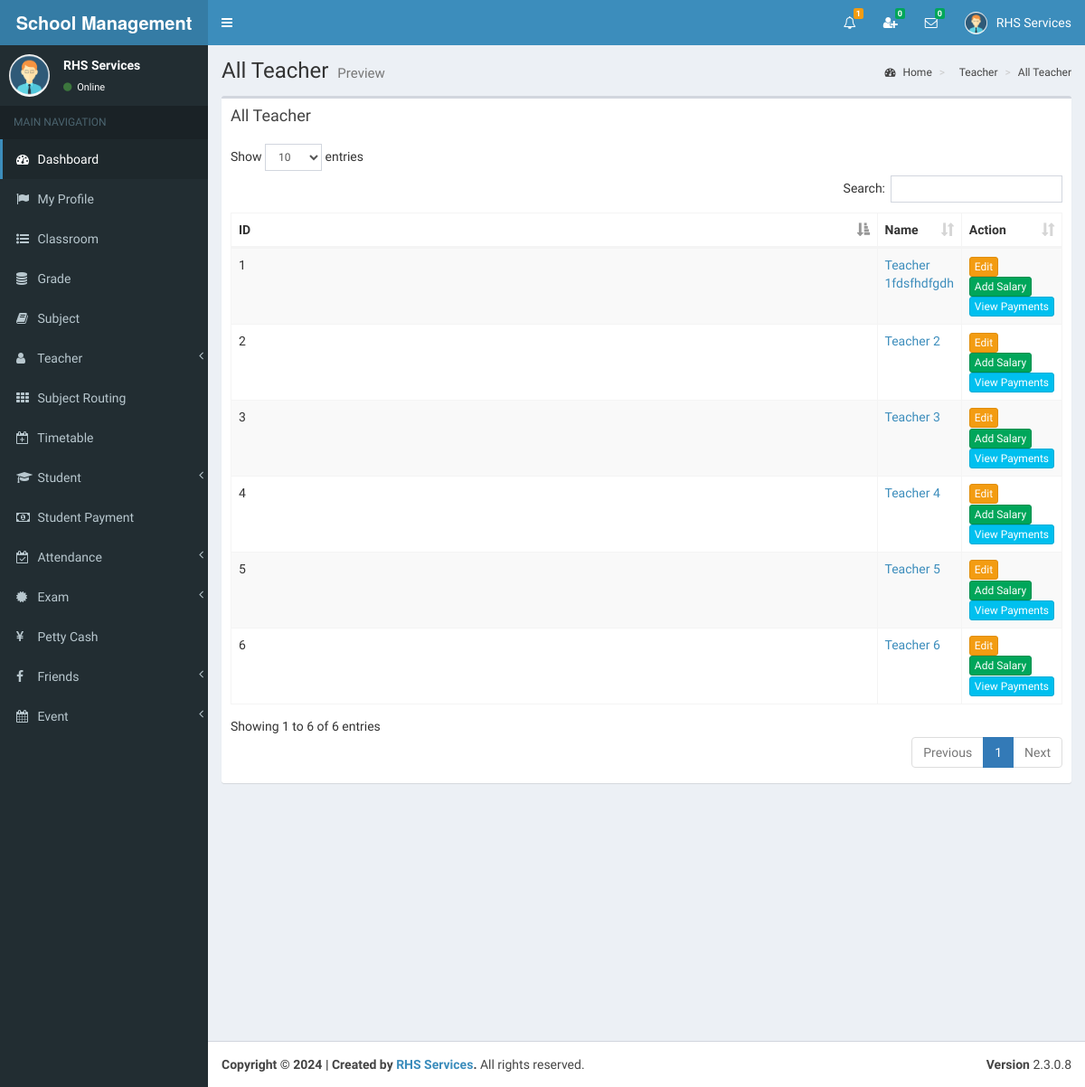
/view/all_teacher.php (signed in), run on the app's committed database.
### tables this page shows
CREATE TABLE `teacher` (
  `id` int(11) NOT NULL,
  `full_name` varchar(255) NOT NULL,
  `i_name` varchar(255) NOT NULL,
  `gender` varchar(255) NOT NULL,
  `address` varchar(255) NOT NULL,
  `phone` varchar(255) NOT NULL,
  `email` varchar(255) NOT NULL,
  `image_name` varchar(255) NOT NULL,
  `index_number` bigint(11) NOT NULL,
  `reg_date` date NOT NULL
);

### view/all_teacher.php (the view, shortened to what this page needs)
<?php include_once('head.php'); ?>
<?php include_once('header_admin.php'); ?>
<?php include_once('sidebar.php'); ?>
<div class="content-wrapper">
    <section class="content-header">
    	<h1>
        	All Teacher
            <small>Preview</small>
        </h1>
        <ol class="breadcrumb">
        	<li><a href="#"><i class="fa fa-dashboard"></i> Home</a></li>
            <li><a href="#"><i class="fa fa-teacher"></i> Teacher</a></li>
            <li><a href="#"> All Teacher</a></li>
         </ol>
     </section>
    <section class="content" >
        <div class="row" id="table1">
            <div class="col-md-8">
                <div class="box">
                    <div class="box-header">
                        <h3 class="box-title">All Teacher</h3>
                    </div>
                    <div class="box-body table-responsive">
                        <table id="example1" class="table table-bordered table-striped">
                            <thead>
                                <th class="col-md-1">ID</th>
                                <th class="col-md-3">Name</th>
                                <th class="col-md-4">Action</th>
                            </thead>
                            <tbody>
<?php
include_once('../controller/config.php');
$sql="SELECT * FROM teacher";
$result=mysqli_query($conn,$sql);
$count = 0;
$cant_remove1=0;
$cant_remove2=0;
$cant_remove3=0;
$cant_remove4=0;
$cant_remove5=0;
$cant_remove6=0;
$cant_remove7=0;
$cant_remove8=0;
$cant_remove9=0;
$cant_remove10=0;
if(mysqli_num_rows($result) > 0){
	while($row=mysqli_fetch_assoc($result)){
    	$count++;
		$id=$row['id'];
		$index=$row['index_number'];
?>
                                <tr>
                                    <td><?php echo $count; ?></td>
                                    <td id="td1_<?php echo $row['id']; ?>">
                                    	<a href="#modalViewform" onClick="showModal1(this)" class=""  data-id="<?php echo $row["id"]; ?>" data-toggle="modal">
											<?php echo $row['i_name']; ?>
                                        </a>
                                    </td>
                                    <td>
<?php
$sql1="SELECT * FROM subject_routing WHERE teacher_id='$id'";
$result1=mysqli_query($conn,$sql1);
if(mysqli_num_rows($result1) > 0){
	$cant_remove1=1;
}else{
	$cant_remove1=0;
}
$sql2="SELECT * FROM timetable WHERE teacher_id='$id'";
$result2=mysqli_query($conn,$sql2);
if(mysqli_num_rows($result2) > 0){
	$cant_remove2=1;
}else{
	$cant_remove2=0;
}
$sql3="SELECT * FROM teacher_attendance WHERE index_number='$index'";
$result3=mysqli_query($conn,$sql3);
if(mysqli_num_rows($result3) > 0){
	$cant_remove3=1;
}else{
	$cant_remove3=0;
}
$sql4="SELECT * FROM teacher_salary WHERE index_number='$index'";
$result4=mysqli_query($conn,$sql4);
if(mysqli_num_rows($result4) > 0){
	$cant_remove4=1;
}else{
	$cant_remove4=0;
}
$sql5="SELECT * FROM teacher_salary_history WHERE index_number='$index'";
$result5=mysqli_query($conn,$sql5);
if(mysqli_num_rows($result5) > 0){
	$cant_remove5=1;
}else{
	$cant_remove5=0;
}
$sql6="SELECT * FROM my_friends WHERE friend_index='$index'";
$result6=mysqli_query($conn,$sql6);
if(mysqli_num_rows($result6) > 0){
	$cant_remove6=1;
}else{
	$cant_remove6=0;
}
$sql7="SELECT * FROM online_chat WHERE user_index='$index' AND user_type='Teacher'";
$result7=mysqli_query($conn,$sql7);
if(mysqli_num_rows($result7) > 0){
	$cant_remove7=1;
}else{
	$cant_remove7=0;
}
$sql8="SELECT * FROM petty_cash WHERE received_by='$index' AND received_type='Teacher'";
$result8=mysqli_query($conn,$sql8);
if(mysqli_num_rows($result8) > 0){
	$cant_remove8=1;
}else{
	$cant_remove8=0;
}
$sql9="SELECT * FROM petty_cash_history WHERE received_by='$index' AND received_type='Teacher'";
$result9=mysqli_query($conn,$sql9);
if(mysqli_num_rows($result9) > 0){
	$cant_remove9=1;
}else{
	$cant_remove9=0;
}
$sql10="SELECT * FROM events WHERE create_by='$index' AND creator_type='Teacher'";
$result10=mysqli_query($conn,$sql10);
if(mysqli_num_rows($result10) > 0){
	$cant_remove10=1;
}else{
	$cant_remove10=0;
}
if($cant_remove1 > 0 || $cant_remove2 > 0 || $cant_remove3 > 0 || $cant_remove4 > 0 || $cant_remove5 > 0 || $cant_remove6 > 0 || $cant_remove7 > 0 || $cant_remove8 > 0 || $cant_remove9 > 0 || $cant_remove10 > 0){
	echo '<a href="#modalUpdateform" onClick="showModal(this)" class="btn btn-warning btn-xs" data-id="'.$id.'" data-toggle="modal">Edit</a>';
	echo ' <a href="#" onClick="addSalary(this)" class="btn btn-success btn-xs"  data-id="'.$index.','.$id.'">Add Salary</a>';
	echo ' <a href="#" onClick="viewPayments(this)" class="btn btn-info btn-xs"  data-id="'.$index.'">View Payments</a>';
}
?>
                                    </td>
                                </tr>
<?php } } ?>
                            </tbody>
                        </table>
                	</div>
                </div>
            </div>
        </div>
    </section>
    <section class="content" id="tSalaryhistory">
    </section>
</div>
<?php include_once('footer.php');?>

### view/header_admin.php (shortened to what this page needs)
<body class="hold-transition skin-blue sidebar-mini" >
<div class="wrapper">
  <header class="main-header" >
    <a href="" class="logo">
      <span class="logo-lg"><strong>School Management System </strong></span>
    </a>
    <nav class="navbar navbar-static-top">
		<a href="#" class="sidebar-toggle" data-toggle="offcanvas" role="button">
       	</a>
		<div class="navbar-custom-menu">
			<ul class="nav navbar-nav">
              <li class="dropdown notifications-menu">
                <a href="#" class="dropdown-toggle" data-toggle="dropdown">
                  <i class="fa fa-bell-o"></i>
<?php
include_once('../controller/config.php');
$my_type=$_SESSION["type"];
if($my_type == 'Admin'){
	$sql1="SELECT COUNT(id) FROM main_notifications WHERE _isread='0'";
	$result1=mysqli_query($conn,$sql1);
	$row1=mysqli_fetch_assoc($result1);
	$notfi_count=$row1['COUNT(id)'];
?>
                  <span class="label label-warning"><?php echo $notfi_count; ?></span>
                </a>
              </li>
<?php }  ?>
<?php
include_once('../controller/config.php');
$my_index=$_SESSION["index_number"];
$my_type=$_SESSION["type"];
$sql="SELECT count(id)
      FROM my_friends
      WHERE my_index='$my_index' AND _status='Pending' AND _isread='0'";
$result=mysqli_query($conn,$sql);
$row=mysqli_fetch_assoc($result);
$unread_count=$row['count(id)'];
?>
              <li class="dropdown messages-menu"  id="friend_request">
              	<a href="#" class="dropdown-toggle" data-toggle="dropdown" onClick="showFriendRequest('<?php echo $my_index; ?>','<?php echo $my_type; ?>')">
                  <i class="fa fa-user-plus"></i>
                  <span class="label label-success"><?php echo $unread_count; ?></span>
                </a>
              </li>
<?php
include_once('../controller/config.php');
$my_index=$_SESSION["index_number"];
$unread_msg_count=0;
$sql="SELECT * FROM my_friends WHERE my_index='$my_index'";
$result=mysqli_query($conn,$sql);
while($row=mysqli_fetch_assoc($result)){
	$friend_index=$row['friend_index'];
	$sql1="SELECT count(id)
		  FROM online_chat
		  WHERE user_index='$friend_index' AND _isread='0'";
	$result1=mysqli_query($conn,$sql1);
	$row1=mysqli_fetch_assoc($result1);
	$unread_msg_count+=$row1['count(id)'];
}
?>
              <li class="dropdown messages-menu" id="unread_msg">
                <a href="#" class="dropdown-toggle" data-toggle="dropdown" >
                  <i class="fa fa-envelope-o"></i>
                  <span class="label label-success"><?php echo $unread_msg_count; ?></span>
                </a>
<?php
include_once('../controller/config.php');
$index=$_SESSION["index_number"];
$type=$_SESSION["type"];
$time='';
$file_path='';
	$sql="SELECT
           DISTINCT conversation_id,friend_index
           FROM
              my_friends
           WHERE
              	my_index='$index'
           ORDER BY
              conversation_id";
	$result=mysqli_query($conn,$sql);
	while($row=mysqli_fetch_assoc($result)){
		$conversation_id=$row['conversation_id'];
		$friend_index=$row['friend_index'];
		$sql3="SELECT * FROM my_friends WHERE conversation_id='$conversation_id' and friend_index='$friend_index'";
		$result3=mysqli_query($conn,$sql3);
		$row3=mysqli_fetch_assoc($result3);
		$friend_type=$row3['friend_type'];
		if($friend_type == "Admin"){
			$sql1="SELECT * FROM admin WHERE index_number='$friend_index'";
			$result1=mysqli_query($conn,$sql1);
			$row1=mysqli_fetch_assoc($result1);
			$friend_name=$row1['i_name'];
			$friend_image=$row1['image_name'];
		}
		if($friend_type == "Teacher"){
			$sql1="SELECT * FROM teacher WHERE index_number='$friend_index'";
			$result1=mysqli_query($conn,$sql1);
			$row1=mysqli_fetch_assoc($result1);
			$friend_name=$row1['i_name'];
			$friend_image=$row1['image_name'];
		}
		if($friend_type == "Student"){
			$sql1="SELECT * FROM student WHERE index_number='$friend_index'";
			$result1=mysqli_query($conn,$sql1);
			$row1=mysqli_fetch_assoc($result1);
			$friend_name=$row1['i_name'];
			$friend_image=$row1['image_name'];
		}
		$sql2="SELECT * FROM online_chat WHERE conversation_id='$conversation_id' ORDER BY id DESC LIMIT 1";
		$result2=mysqli_query($conn,$sql2);
		while($row2=mysqli_fetch_assoc($result2)){
			$last_msg=$row2['msg'];
			$msg_time=$row2['time'];
			$datetime1 = new DateTime($msg_time);
			$datetime2 = new DateTime();
			$interval = $datetime1->diff($datetime2);
			$year = $interval->format('%y y ');
			$month = $interval->format('%m m ');
			$days = $interval->format('%a d');
			$hours = $interval->format('%h h');
			$minutes = $interval->format('%i mins');
			$seconds = $interval->format('%s sec');
			if($year>0){
				$time=$year;
			}else if($month>0){
				$time=$month;
			}else if($days>0){
				$time=$days;
			}else if($hours>0){
				$time=$hours;
			}else if($minutes>0){
				$time=$minutes;
			}else{
				$time=$seconds;
			}
			if($type=="Admin"){
				$file_path="my_friends.php?do=showChatBox&my_index=$index&conversation_id=$conversation_id&friend_index=$friend_index&my_type=$type";
			}
			if($type=="Teacher"){
				$file_path="my_friends2.php?do=showChatBox&my_index=$index&conversation_id=$conversation_id&friend_index=$friend_index&my_type=$type";
			}
			if($type=="Student"){
				$file_path="my_friends1.php?do=showChatBox&my_index=$index&conversation_id=$conversation_id&friend_index=$friend_index&my_type=$type";
			}
?>
                      <li>
                        <a href="<?php echo $file_path; ?>" onClick="msgRead('<?php echo $index; ?>','<?php echo $conversation_id; ?>','<?php echo $friend_index; ?>','<?php echo $type; ?>')">
                          <div class="pull-left">
                            <img src="../<?php echo $friend_image; ?>" class="img-circle" alt="User Image">
                          </div>
                          <h4>
                            <?php echo $friend_name; ?>
                            <small><i class="fa fa-clock-o"></i> <?php echo $time; ?></small>
                          </h4>
                          <p><?php echo $last_msg; ?></p>
                        </a>
                      </li>
 <?php } } ?>
              </li>
<?php
include_once('../controller/config.php');
if($type=="Admin"){
	$sql="SELECT * FROM admin where index_number='$index'";
	$result=mysqli_query($conn,$sql);
	$row=mysqli_fetch_assoc($result);
}
?>
            	<li class="dropdown user user-menu">
                    <a href="#" class="dropdown-toggle" data-toggle="dropdown">
                      <img src="../<?php echo $row['image_name']; ?>" class="user-image" alt="User Image">
                      <span class="hidden-xs"><?php echo $row['i_name']; ?></span>
                    </a>
              </li>
            </ul>
        </div>
	</nav>
  </header>

### view/sidebar.php (shortened to what this page needs)
  <aside class="main-sidebar">
    <section class="sidebar">
<?php
include_once('../controller/config.php');
$index=$_SESSION["index_number"];
$sql="SELECT * FROM admin WHERE index_number='$index'";
$result=mysqli_query($conn,$sql);
$row=mysqli_fetch_assoc($result);
$name=$row['i_name'];
$image=$row['image_name'];
?>
      <div class="user-panel">
      	<div class="pull-left image">
        	<img src="../<?php echo $image; ?>" class="img-circle" alt="User Image">
        </div>
        <div class="pull-left info">
        	<p><?php echo $name; ?></p>
            <a href="#"><i class="fa fa-circle text-success"></i> Online</a>
        </div>
      </div>
      <ul class="sidebar-menu">
        <li class="header">MAIN NAVIGATION</li>
        <li class="active treeview">
          <a href="dashboard.php">
            <i class="fa fa-dashboard"></i> <span>Dashboard</span>
          </a>
        </li>
         <li>
          <a href="admin_profile.php">
            <i class="fa fa-flag"></i> <span>My Profile</span>
          </a>
        </li>
        <li>
          <a href="class_room.php">
            <i class="fa fa-list-ul"></i> <span>Classroom</span>
          </a>
        </li>
        <li>
          <a href="grade.php">
            <i class="fa fa-database"></i> <span>Grade</span>
          </a>
        </li>
        <li>
          <a href="subject.php">
            <i class="fa fa-book"></i> <span>Subject</span>
          </a>
        </li>
        <li class="treeview">
          <a href="#">
            <i class="fa fa-user" aria-hidden="true"></i>
            <span>Teacher</span>
            <span class="pull-right-container">
              <i class="fa fa-angle-left pull-right"></i>
            </span>
          </a>
        </li>
        <li>
          <a href="subject_routing.php">
            <i class="fa fa-th"></i> <span>Subject Routing</span>
          </a>
        </li>
        <li>
          <a href="timetable.php">
            <i class="fa fa-calendar-plus-o"></i> <span>Timetable</span>
          </a>
        </li>
        <li class="treeview">
          <a href="#">
            <i class="fa fa-graduation-cap"></i>
            <span>Student</span>
            <span class="pull-right-container">
              <i class="fa fa-angle-left pull-right"></i>
            </span>
          </a>
        </li>
        <li>
          <a href="student_payment.php">
            <i class="fa fa-money"></i> <span>Student Payment</span>
          </a>
        </li>
         <li class="treeview">
          <a href="#">
            <i class="fa fa-calendar-check-o"></i>
            <span>Attendance</span>
            <span class="pull-right-container">
              <i class="fa fa-angle-left pull-right"></i>
            </span>
          </a>
        </li>
        <li class="treeview">
          <a href="#">
            <i class="fa fa-certificate"></i>
            <span>Exam</span>
            <span class="pull-right-container">
              <i class="fa fa-angle-left pull-right"></i>
            </span>
          </a>
        </li>
        <li>
          <a href="petty_cash.php">
            <i class="fa fa-yen"></i> <span>Petty Cash</span>
          </a>
        </li>
        <li class="treeview">
          <a href="#">
            <i class="fa fa-facebook"></i>
            <span>Friends</span>
            <span class="pull-right-container">
              <i class="fa fa-angle-left pull-right"></i>
            </span>
          </a>
        </li>
        <li class="treeview">
          <a href="#">
            <i class="fa fa-calendar"></i>
            <span>Event</span>
            <span class="pull-right-container">
              <i class="fa fa-angle-left pull-right"></i>
            </span>
          </a>
        </li>
      </ul>
    </section>
  </aside>

### view/all_teacher.php (style rules this page uses)
body { overflow-y:scroll; }
@media only screen and (max-width: 1200px) { [class*="col-"] { width: 100%; } }

### data on the page
teacher: i_name "Teacher 1fdsfhdfgdh"
teacher: i_name "Teacher 2"
teacher: i_name "Teacher 3"
teacher: i_name "Teacher 4"
teacher: i_name "Teacher 5"
teacher: i_name "Teacher 6"

### other printed values
$notfi_count "1"
$unread_count "0"
$unread_msg_count "0"
$row['i_name'] "RHS Services"
$name "RHS Services"
